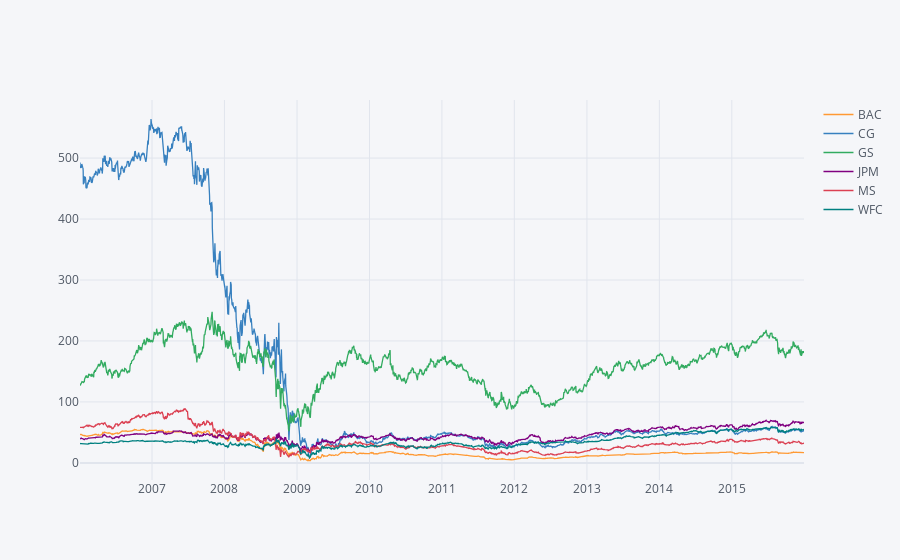

Here is the notebook cell this chart was saved with:
### Code cell
bank_stocks.xs(key='Close',axis=1,level='Stock Info').iplot()

### Figure 1 — Plotly figure (JSON) as saved in the notebook; plotly's stock layout.template omitted (floating-point values rounded to 4 significant figures; data arrays with more than 128 entries replaced by an {"elided": "..."} marker saying what was removed)
{"data": [{"line": {"color": "rgba(255, 153, 51, 1.0)", "dash": "solid", "shape": "linear", "width": 1.3}, "mode": "lines", "name": "BAC", "text": "", "type": "scatter", "x": {"elided": "2517 str values"}, "y": {"elided": "2517 float values"}}, {"line": {"color": "rgba(55, 128, 191, 1.0)", "dash": "solid", "shape": "linear", "width": 1.3}, "mode": "lines", "name": "CG", "text": "", "type": "scatter", "x": {"elided": "2517 str values"}, "y": {"elided": "2517 float values"}}, {"line": {"color": "rgba(50, 171, 96, 1.0)", "dash": "solid", "shape": "linear", "width": 1.3}, "mode": "lines", "name": "GS", "text": "", "type": "scatter", "x": {"elided": "2517 str values"}, "y": {"elided": "2517 float values"}}, {"line": {"color": "rgba(128, 0, 128, 1.0)", "dash": "solid", "shape": "linear", "width": 1.3}, "mode": "lines", "name": "JPM", "text": "", "type": "scatter", "x": {"elided": "2517 str values"}, "y": {"elided": "2517 float values"}}, {"line": {"color": "rgba(219, 64, 82, 1.0)", "dash": "solid", "shape": "linear", "width": 1.3}, "mode": "lines", "name": "MS", "text": "", "type": "scatter", "x": {"elided": "2517 str values"}, "y": {"elided": "2517 float values"}}, {"line": {"color": "rgba(0, 128, 128, 1.0)", "dash": "solid", "shape": "linear", "width": 1.3}, "mode": "lines", "name": "WFC", "text": "", "type": "scatter", "x": {"elided": "2517 str values"}, "y": {"elided": "2517 float values"}}], "layout": {"legend": {"bgcolor": "#F5F6F9", "font": {"color": "#4D5663"}}, "paper_bgcolor": "#F5F6F9", "plot_bgcolor": "#F5F6F9", "title": {"font": {"color": "#4D5663"}}, "xaxis": {"gridcolor": "#E1E5ED", "showgrid": true, "tickfont": {"color": "#4D5663"}, "title": {"font": {"color": "#4D5663"}, "text": ""}, "zerolinecolor": "#E1E5ED"}, "yaxis": {"gridcolor": "#E1E5ED", "showgrid": true, "tickfont": {"color": "#4D5663"}, "title": {"font": {"color": "#4D5663"}, "text": ""}, "zerolinecolor": "#E1E5ED"}}}
